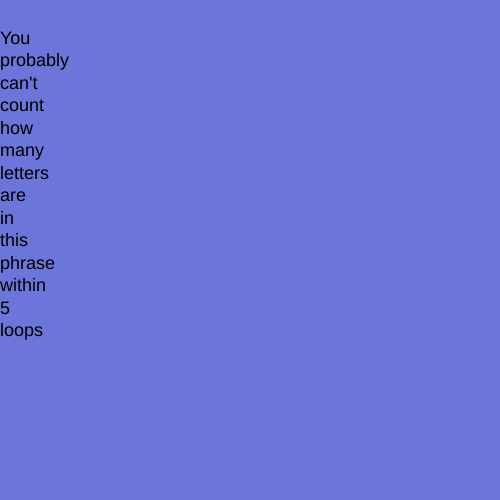
Frame 1 (no input)
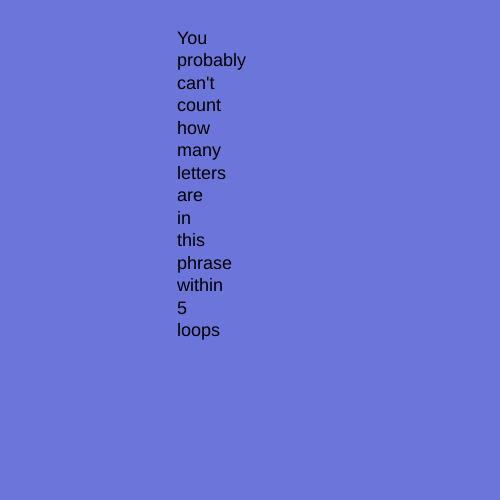
Frame 60 (no input)
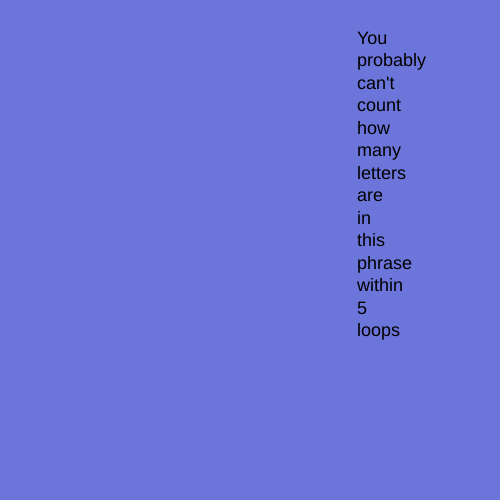
Frame 120 (the mouse pressed at the canvas centre since frame 60)

The p5.js sketch that drew these frames (run headless with seeded random() and noise() and a simulated clock; from frame 60 on, the mouse is pressed at the canvas centre):

// p5.js sketch
// ── sketch.js
let x = 0 ;
//let plane

function setup() {
  createCanvas(500, 500);
  loadImage
}

function draw() {
background ('#6c75d9') ;
textSize(18)
text("You probably can't count how many letters\nare in this phrase within 5 loops", x, 30, 30)
//rect(x, 100, 100, 100) ;
//image(plane, x, 100, 100, 100) ;
x = x + 3 ;
if (x > width) {
  x = -300 ;
  }

}
